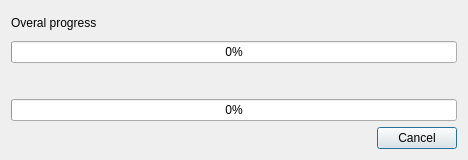
<?xml version="1.0" encoding="UTF-8"?>
<ui version="4.0">
 <class>FilesDownloadDialog</class>
 <widget class="QDialog" name="FilesDownloadDialog">
  <property name="windowModality">
   <enum>Qt::WindowModal</enum>
  </property>
  <property name="geometry">
   <rect>
    <x>0</x>
    <y>0</y>
    <width>468</width>
    <height>160</height>
   </rect>
  </property>
  <property name="windowTitle">
   <string>Downloading...</string>
  </property>
  <property name="windowIcon">
   <iconset resource="../QPacman/qpacman.qrc">
    <normaloff>:/pics/package-download.png</normaloff>:/pics/package-download.png</iconset>
  </property>
  <property name="modal">
   <bool>true</bool>
  </property>
  <layout class="QHBoxLayout" name="horizontalLayout">
   <item>
    <layout class="QVBoxLayout" name="verticalLayout">
     <item>
      <widget class="QLabel" name="label">
       <property name="sizePolicy">
        <sizepolicy hsizetype="Expanding" vsizetype="Preferred">
         <horstretch>0</horstretch>
         <verstretch>0</verstretch>
        </sizepolicy>
       </property>
       <property name="text">
        <string>Overal progress</string>
       </property>
      </widget>
     </item>
     <item>
      <widget class="QProgressBar" name="overalBar">
       <property name="value">
        <number>0</number>
       </property>
      </widget>
     </item>
     <item>
      <widget class="QLabel" name="currentLabel">
       <property name="sizePolicy">
        <sizepolicy hsizetype="Expanding" vsizetype="Preferred">
         <horstretch>0</horstretch>
         <verstretch>0</verstretch>
        </sizepolicy>
       </property>
       <property name="text">
        <string/>
       </property>
      </widget>
     </item>
     <item>
      <widget class="QProgressBar" name="currentBar">
       <property name="value">
        <number>0</number>
       </property>
      </widget>
     </item>
     <item>
      <widget class="QDialogButtonBox" name="buttonBox">
       <property name="orientation">
        <enum>Qt::Horizontal</enum>
       </property>
       <property name="standardButtons">
        <set>QDialogButtonBox::Cancel</set>
       </property>
      </widget>
     </item>
    </layout>
   </item>
  </layout>
 </widget>
 <resources>
  <include location="../QPacman/qpacman.qrc"/>
 </resources>
 <connections>
  <connection>
   <sender>buttonBox</sender>
   <signal>accepted()</signal>
   <receiver>FilesDownloadDialog</receiver>
   <slot>accept()</slot>
   <hints>
    <hint type="sourcelabel">
     <x>248</x>
     <y>254</y>
    </hint>
    <hint type="destinationlabel">
     <x>157</x>
     <y>274</y>
    </hint>
   </hints>
  </connection>
  <connection>
   <sender>buttonBox</sender>
   <signal>rejected()</signal>
   <receiver>FilesDownloadDialog</receiver>
   <slot>reject()</slot>
   <hints>
    <hint type="sourcelabel">
     <x>316</x>
     <y>260</y>
    </hint>
    <hint type="destinationlabel">
     <x>286</x>
     <y>274</y>
    </hint>
   </hints>
  </connection>
 </connections>
</ui>
